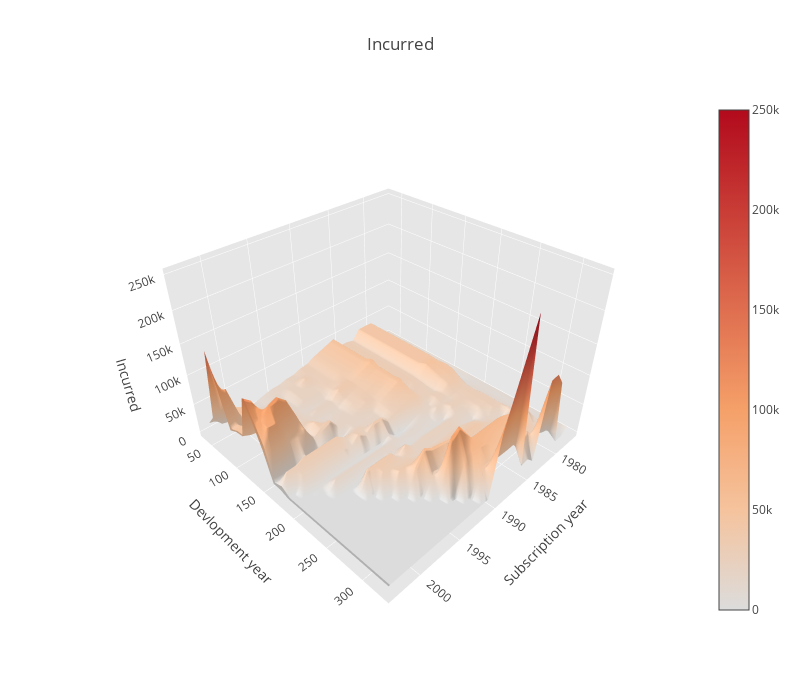

Notebook code cell kept with this figure:
### Code cell
data = [go.Surface(x=filled_triangle2.index, y=filled_triangle2.columns, z=filled_triangle2.values.tolist(), colorscale='pink')]

layout = go.Layout(
    width=800,
    height=700,
    autosize=False,
    title='Incurred',
    scene=dict(
        xaxis=dict(
            title = 'Subscription year',
            gridcolor='rgb(255, 255, 255)',
            zerolinecolor='rgb(255, 255, 255)',
            showbackground=True,
            backgroundcolor='rgb(230, 230,230)'
        ),
        yaxis=dict(
            title = 'Devlopment year',
            gridcolor='rgb(255, 255, 255)',
            zerolinecolor='rgb(255, 255, 255)',
            showbackground=True,
            backgroundcolor='rgb(230, 230,230)'
        ),
        zaxis=dict(
            title = 'Incurred',
            gridcolor='rgb(255, 255, 255)',
            zerolinecolor='rgb(255, 255, 255)',
            showbackground=True,
            backgroundcolor='rgb(230, 230,230)'
        ),
        aspectratio = dict( x=1, y=1, z=0.7 ),
        aspectmode = 'manual'
    )
)

fig = dict(data=data, layout=layout)

# IPython notebook
offline.iplot(fig, filename='pandas-3d-surface', validate=False)

### Figure 1 — Plotly figure (JSON) as saved in the notebook; plotly's stock layout.template omitted (floating-point values rounded to 4 significant figures; data arrays with more than 128 entries replaced by an {"elided": "..."} marker saying what was removed)
{"data": [{"colorscale": "pink", "type": "surface", "x": [1977, 1978, 1979, 1980, 1981, 1982, 1983, 1984, 1985, 1986, 1989, 1990, 1991, 1992, 1993, 1994, 1995, 1996, 1997, 1998, 1999, 2000, 2001, 2002, 2003], "y": ["36", "48", "60", "72", "84", "96", "108", "120", "132", "144", "156", "168", "180", "192", "204", "216", "228", "240", "252", "264", "276", "288", "300", "312", "324", "336", "348", "360", "372", "384", "396", "408", "420", "432", "444", "456", "468"], "z": {"elided": "25x37 float values"}}], "layout": {"autosize": false, "height": 700, "scene": {"aspectmode": "manual", "aspectratio": {"x": 1, "y": 1, "z": 0.7}, "xaxis": {"backgroundcolor": "rgb(230, 230,230)", "gridcolor": "rgb(255, 255, 255)", "showbackground": true, "title": "Subscription year", "zerolinecolor": "rgb(255, 255, 255)"}, "yaxis": {"backgroundcolor": "rgb(230, 230,230)", "gridcolor": "rgb(255, 255, 255)", "showbackground": true, "title": "Devlopment year", "zerolinecolor": "rgb(255, 255, 255)"}, "zaxis": {"backgroundcolor": "rgb(230, 230,230)", "gridcolor": "rgb(255, 255, 255)", "showbackground": true, "title": "Incurred", "zerolinecolor": "rgb(255, 255, 255)"}}, "title": "Incurred", "width": 800}}
